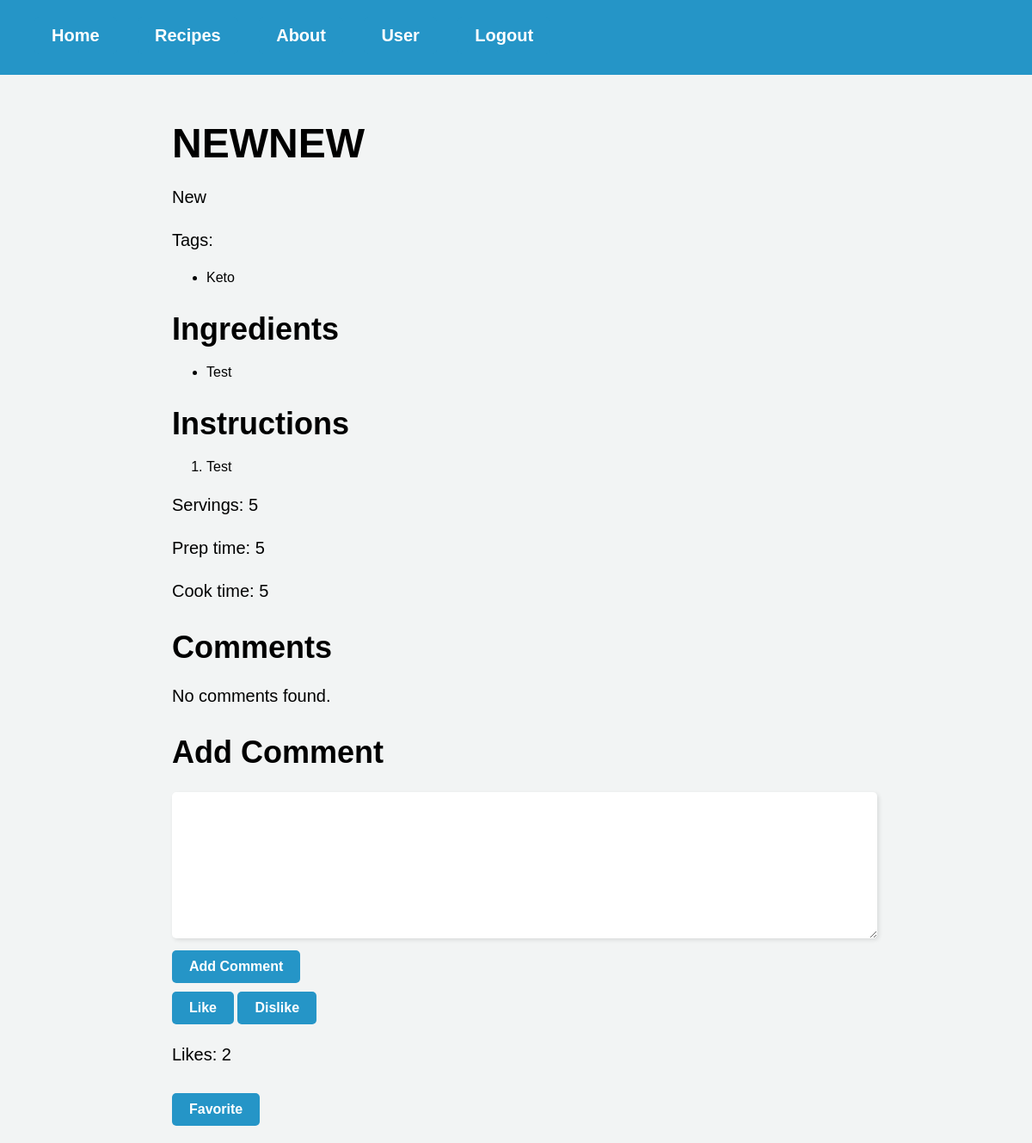
The app's page /recipe/1 (signed in), older data.
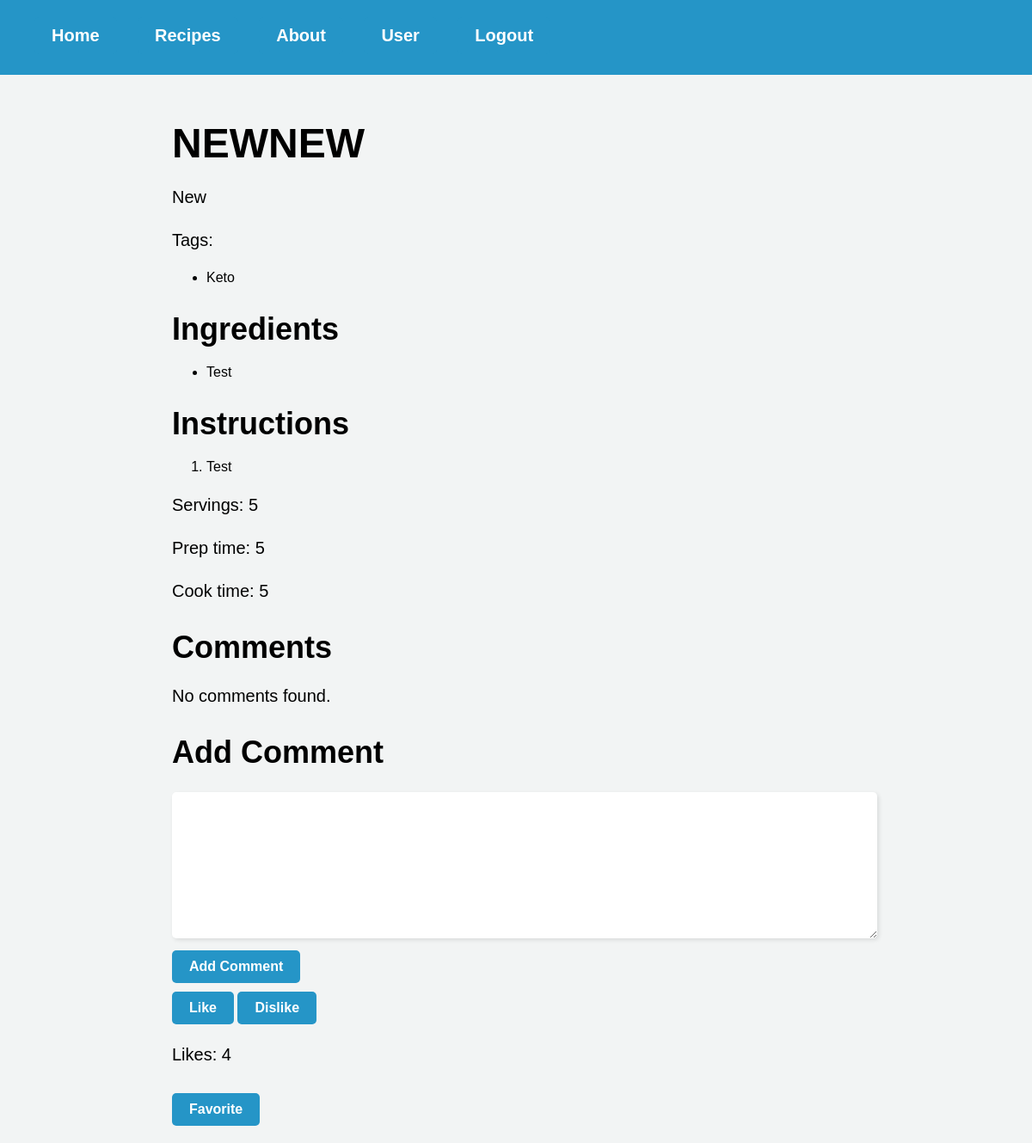
The same page, newer data.
### website/models.py (models this page shows)
class Recipe(db.Model):
    id = db.Column(db.Integer, primary_key=True)
    user_id = db.Column(db.Integer, db.ForeignKey('user.id'), nullable=False)
    title = db.Column(db.String(128), nullable=False)
    description = db.Column(db.String(512), nullable=False)
    servings = db.Column(db.Integer, nullable=False)
    prep_time = db.Column(db.Integer, nullable=False)
    cook_time = db.Column(db.Integer, nullable=False)
    ingredients = db.relationship('Ingredient', backref='recipe', lazy=True, cascade='all, delete')
    instructions = db.relationship('Instruction', backref='recipe', lazy=True, cascade='all, delete')
    tags = db.relationship('Tags', backref='recipe', lazy=True, cascade='all, delete')
    comments = db.relationship('Comments', backref='recipe', lazy=True, cascade='all, delete-orphan')
    likes = db.Column(db.Integer, default=0)

### website/views.py (the view)
@views.route('/recipe/<int:recipe_id>', methods=['GET', 'POST'])
@login_required
def recipe(recipe_id):
    recipe = Recipe.query.get_or_404(recipe_id)
    tag_form = TagForm()
    return render_template("recipe.html", recipe=recipe, user=current_user, tag_form=tag_form)

### website/forms.py
class TagForm(FlaskForm):
    tags = StringField('Tags', validators=[DataRequired(), Length(max=50)])
    recipe_id = HiddenField('Recipe ID')
    submit_add = SubmitField('Add Tag')
    submit_remove = SubmitField('Remove Tag')

### website/__init__.py (called while the page is built)
def create_app():
    app = Flask(__name__)
    app.config['SECRET_KEY'] = 'hjshjhdjah kjshkjdhjs'
    app.config['SQLALCHEMY_DATABASE_URI'] = f'sqlite:///{DB_NAME}'
    db.init_app(app)
    from .views import views
    from .auth import auth
    app.register_blueprint(views, url_prefix='/')
    app.register_blueprint(auth, url_prefix='/')
    from .models import User
    with app.app_context():
        db.create_all()
    login_manager = LoginManager()
    login_manager.login_view = 'auth.login'
    login_manager.init_app(app)
    @login_manager.user_loader
    def load_user(id):
        return User.query.get(int(id))
    return app

### website/templates/recipe.html (shortened to what this page needs)
{% extends "base.html" %}
{% block content %}
<link rel="stylesheet" type="text/css" href="{{ url_for('static', filename='recipe.css') }}">
<h1>{{ recipe.title }}</h1>
<p>{{ recipe.description }}</p>
{% if recipe.tags %}
<div>
    <p>Tags:</p>
    <ul>
        {% for tag in recipe.tags %}
        <li>{{ tag.text }}
        </li>
        {% endfor %}
    </ul>
</div>
{% endif %}
<h2>Ingredients</h2>
{% if recipe.ingredients %}
<ul>
    {% for ingredient in recipe.ingredients %}
    <li>{{ ingredient.text }}</li>
    {% endfor %}
</ul>
{% else %}
<p>No ingredients found.</p>
{% endif %}
<h2>Instructions</h2>
{% if recipe.instructions %}
<ol>
    {% for instruction in recipe.instructions %}
    <li>{{ instruction.text }}</li>
    {% endfor %}
</ol>
{% else %}
<p>No instructions found.</p>
{% endif %}
<p>Servings: {{ recipe.servings }}</p>
<p>Prep time: {{ recipe.prep_time }}</p>
<p>Cook time: {{ recipe.cook_time }}</p>
<h2>Comments</h2>
{% if recipe.comments %}
<ul>
    {% for comment in recipe.comments %}
    <div class="card mt-4">
        <div class="card-body">
            <p class="card-text"><strong>{{ comment.user.first_name }}</strong>: {{ comment.text }}</p>
            {% if current_user == (comment.user or user.email == 'admin@platepal.com') %}
            <form method="POST" action="{{ url_for('views.deleteComment', recipe_id=recipe.id, comment_id=comment.id) }}">
                <button type="submit" class="btn btn-danger">Delete</button>
            </form>
            {% endif %}
        </div>
    </div>
    {% endfor %}
</ul>
{% else %}
<p>No comments found.</p>
{% endif %}
<h2>Add Comment</h2>
<form method="POST" action="{{ url_for('views.addComment', recipe_id=recipe.id, user_id=current_user.id) }}">
    <textarea name="comment_text" required></textarea>
    <br>
    <input type="submit" value="Add Comment">
</form>
<form action="{{ url_for('views.likeRecipe', recipe_id=recipe.id) }}" method="POST">
    <button type="submit" name="like" value="like" class="btn btn-primary">Like</button>
    <button type="submit" name="like" value="dislike" class="btn btn-primary">Dislike</button>
</form>
<p>Likes: {{ recipe.likes }}</p>
{% if current_user.is_authenticated %}
<form action="{{ url_for('views.favorite_recipe', recipe_id=recipe.id) }}" method="POST">
    {% if recipe in current_user.favorites %}
    <button type="submit" name="favorite" value="unfavorite" class="btn btn-outline-danger"><i
            class="bi bi-heart-fill"></i> Unfavorite</button>
    {% else %}
    <button type="submit" name="favorite" value="favorite" class="btn btn-outline-primary">
        Favorite</button>
    {% endif %}
</form>
{% endif %}
{% endblock %}

Row changes from the older to the newer data that the page shows:
changed Recipe "NEWNEW": likes "2" → "4"
